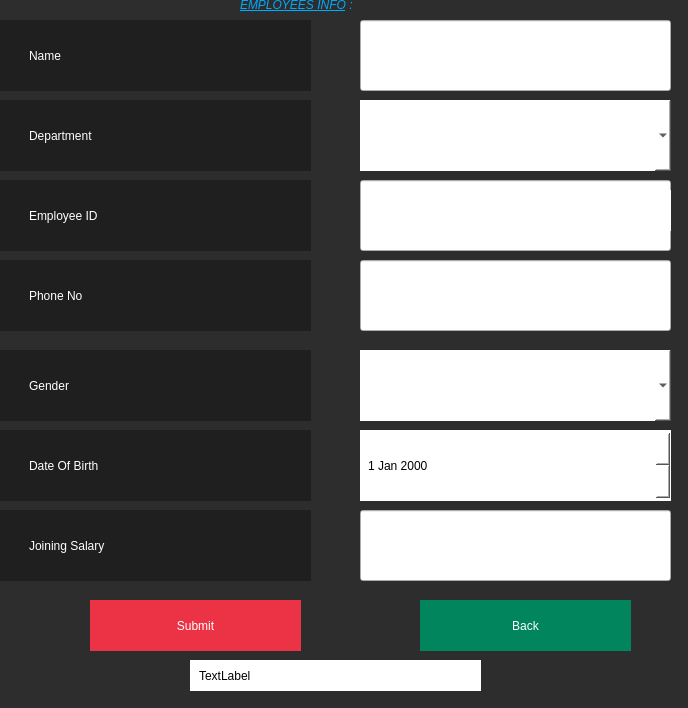
<?xml version="1.0" encoding="UTF-8"?>
<ui version="4.0">
 <class>AddEmp</class>
 <widget class="QDialog" name="AddEmp">
  <property name="geometry">
   <rect>
    <x>0</x>
    <y>0</y>
    <width>688</width>
    <height>708</height>
   </rect>
  </property>
  <property name="windowTitle">
   <string>Dialog</string>
  </property>
  <property name="styleSheet">
   <string notr="true">#AddEmp
{
	background:#2D2D2D;
}</string>
  </property>
  <widget class="QLabel" name="addconnection">
   <property name="geometry">
    <rect>
     <x>190</x>
     <y>660</y>
     <width>291</width>
     <height>31</height>
    </rect>
   </property>
   <property name="styleSheet">
    <string notr="true">#addconnection
{
	background:white;
	color:black;
	border:none;
	padding-left:6px;
}</string>
   </property>
   <property name="text">
    <string>TextLabel</string>
   </property>
  </widget>
  <widget class="QLabel" name="label">
   <property name="geometry">
    <rect>
     <x>0</x>
     <y>20</y>
     <width>311</width>
     <height>71</height>
    </rect>
   </property>
   <property name="styleSheet">
    <string notr="true">#label
{
	text-align:left;
	padding-left:26px;
	border:none;	
	color:white;	
	background:#1F1F1F;
}
#label:hover
{
	text-align:left;
	padding-left:26px;
	border:none;	
	color:white;	
	background:#333;
}</string>
   </property>
   <property name="text">
    <string>Name</string>
   </property>
  </widget>
  <widget class="QLabel" name="label_2">
   <property name="geometry">
    <rect>
     <x>0</x>
     <y>100</y>
     <width>311</width>
     <height>71</height>
    </rect>
   </property>
   <property name="styleSheet">
    <string notr="true">#label_2
{
	text-align:left;
	padding-left:26px;
	border:none;	
	color:white;	
	background:#1F1F1F;
}
#label_2:hover
{
	text-align:left;
	padding-left:26px;
	border:none;	
	color:white;	
	background:#333;
}</string>
   </property>
   <property name="text">
    <string>Department</string>
   </property>
  </widget>
  <widget class="QLabel" name="label_3">
   <property name="geometry">
    <rect>
     <x>0</x>
     <y>350</y>
     <width>311</width>
     <height>71</height>
    </rect>
   </property>
   <property name="styleSheet">
    <string notr="true">#label_3
{
	text-align:left;
	padding-left:26px;
	border:none;	
	color:white;	
	background:#1F1F1F;
}
#labe_3l:hover
{
	text-align:left;
	padding-left:26px;
	border:none;	
	color:white;	
	background:#333;
}</string>
   </property>
   <property name="text">
    <string>Gender</string>
   </property>
  </widget>
  <widget class="QLineEdit" name="Ename">
   <property name="geometry">
    <rect>
     <x>360</x>
     <y>20</y>
     <width>311</width>
     <height>71</height>
    </rect>
   </property>
   <property name="styleSheet">
    <string notr="true">#lineEdit_name
{
	background:white;
	color:black;
	border:none;
	padding-left:6px;
}</string>
   </property>
  </widget>
  <widget class="QComboBox" name="Egen">
   <property name="geometry">
    <rect>
     <x>360</x>
     <y>350</y>
     <width>311</width>
     <height>71</height>
    </rect>
   </property>
   <property name="styleSheet">
    <string notr="true">#Egen
{
	background:white;
	color:black;
	border:none;
	padding-left:6px;
}</string>
   </property>
  </widget>
  <widget class="QLabel" name="label_4">
   <property name="geometry">
    <rect>
     <x>0</x>
     <y>430</y>
     <width>311</width>
     <height>71</height>
    </rect>
   </property>
   <property name="styleSheet">
    <string notr="true">#label_4
{
	text-align:left;
	padding-left:26px;
	border:none;	
	color:white;	
	background:#1F1F1F;
}
#labe_4:hover
{
	text-align:left;
	padding-left:26px;
	border:none;	
	color:white;	
	background:#333;
}</string>
   </property>
   <property name="text">
    <string>Date Of Birth</string>
   </property>
  </widget>
  <widget class="QDateEdit" name="dateEdit">
   <property name="geometry">
    <rect>
     <x>360</x>
     <y>430</y>
     <width>311</width>
     <height>71</height>
    </rect>
   </property>
   <property name="styleSheet">
    <string notr="true">#dateEdit
{
	background:white;
	color:black;
	border:none;
	padding-left:6px;
}</string>
   </property>
  </widget>
  <widget class="QLabel" name="label_5">
   <property name="geometry">
    <rect>
     <x>0</x>
     <y>260</y>
     <width>311</width>
     <height>71</height>
    </rect>
   </property>
   <property name="styleSheet">
    <string notr="true">#label_5
{
	text-align:left;
	padding-left:26px;
	border:none;	
	color:white;	
	background:#1F1F1F;
}
#labe_5:hover
{
	text-align:left;
	padding-left:26px;
	border:none;	
	color:white;	
	background:#333;
}</string>
   </property>
   <property name="text">
    <string>Phone No</string>
   </property>
  </widget>
  <widget class="QLineEdit" name="Ephone">
   <property name="geometry">
    <rect>
     <x>360</x>
     <y>260</y>
     <width>311</width>
     <height>71</height>
    </rect>
   </property>
   <property name="styleSheet">
    <string notr="true">#lineEdit_PH
{
	background:white;
	color:black;
	border:none;
	padding-left:6px;
}</string>
   </property>
  </widget>
  <widget class="QLabel" name="label_6">
   <property name="geometry">
    <rect>
     <x>0</x>
     <y>510</y>
     <width>311</width>
     <height>71</height>
    </rect>
   </property>
   <property name="styleSheet">
    <string notr="true">#label_6
{
	text-align:left;
	padding-left:26px;
	border:none;	
	color:white;	
	background:#1F1F1F;
}
#labe_6:hover
{
	text-align:left;
	padding-left:26px;
	border:none;	
	color:white;	
	background:#333;
}</string>
   </property>
   <property name="text">
    <string>Joining Salary </string>
   </property>
  </widget>
  <widget class="QLineEdit" name="Ejon">
   <property name="geometry">
    <rect>
     <x>360</x>
     <y>510</y>
     <width>311</width>
     <height>71</height>
    </rect>
   </property>
   <property name="styleSheet">
    <string notr="true">#lineEdit_jo
{
	background:white;
	color:black;
	border:none;
	padding-left:6px;
}</string>
   </property>
  </widget>
  <widget class="QPushButton" name="SubButton">
   <property name="geometry">
    <rect>
     <x>90</x>
     <y>600</y>
     <width>211</width>
     <height>51</height>
    </rect>
   </property>
   <property name="styleSheet">
    <string notr="true">#SubButton
{
	background:#EC3245;
	border:none;
	color:white;
}

#SubButton:hover
{
	background:#2d2d2d;
	border:2px solid #EC3245;
	color:#EC3245;
}</string>
   </property>
   <property name="text">
    <string>Submit</string>
   </property>
  </widget>
  <widget class="QPushButton" name="BackButton">
   <property name="geometry">
    <rect>
     <x>420</x>
     <y>600</y>
     <width>211</width>
     <height>51</height>
    </rect>
   </property>
   <property name="styleSheet">
    <string notr="true">#BackButton
{
	background:#00855C;
	border:none;
	color:white;
}

#BackButton:hover
{
	background:#2D2D2D;
	border:2px solid #00855C;
	color:#00855C;
}</string>
   </property>
   <property name="text">
    <string>Back</string>
   </property>
  </widget>
  <widget class="QLabel" name="label_7">
   <property name="geometry">
    <rect>
     <x>240</x>
     <y>-30</y>
     <width>241</width>
     <height>71</height>
    </rect>
   </property>
   <property name="text">
    <string>&lt;html&gt;&lt;head/&gt;&lt;body&gt;&lt;p&gt;&lt;span style=&quot; font-style:italic; text-decoration: underline; color:#00aaff;&quot;&gt;EMPLOYEES INFO&lt;/span&gt;&lt;span style=&quot; font-style:italic; color:#00aaff;&quot;&gt; : &lt;/span&gt;&lt;/p&gt;&lt;/body&gt;&lt;/html&gt;</string>
   </property>
  </widget>
  <widget class="QLineEdit" name="Eid">
   <property name="geometry">
    <rect>
     <x>360</x>
     <y>180</y>
     <width>311</width>
     <height>71</height>
    </rect>
   </property>
  </widget>
  <widget class="QLabel" name="label_8">
   <property name="geometry">
    <rect>
     <x>0</x>
     <y>180</y>
     <width>311</width>
     <height>71</height>
    </rect>
   </property>
   <property name="styleSheet">
    <string notr="true">#label_8
{
	text-align:left;
	padding-left:26px;
	border:none;	
	color:white;	
	background:#1F1F1F;
}
#label_8:hover
{
	text-align:left;
	padding-left:26px;
	border:none;	
	color:white;	
	background:#333;
}</string>
   </property>
   <property name="text">
    <string>Employee ID</string>
   </property>
  </widget>
  <widget class="QPushButton" name="pushButton">
   <property name="geometry">
    <rect>
     <x>610</x>
     <y>190</y>
     <width>61</width>
     <height>41</height>
    </rect>
   </property>
   <property name="styleSheet">
    <string notr="true">#pushButton
{
	border:none;
	background:white;
}</string>
   </property>
   <property name="text">
    <string/>
   </property>
   <property name="icon">
    <iconset resource="Images.qrc">
     <normaloff>:/Assets/id_card.png</normaloff>:/Assets/id_card.png</iconset>
   </property>
   <property name="iconSize">
    <size>
     <width>32</width>
     <height>32</height>
    </size>
   </property>
  </widget>
  <widget class="QComboBox" name="Edep">
   <property name="geometry">
    <rect>
     <x>360</x>
     <y>100</y>
     <width>311</width>
     <height>71</height>
    </rect>
   </property>
   <property name="styleSheet">
    <string notr="true">#Edep
{
	background:white;
	color:black;
	border:none;
	padding-left:6px;
}</string>
   </property>
  </widget>
  <widget class="QLabel" name="label_9">
   <property name="geometry">
    <rect>
     <x>600</x>
     <y>440</y>
     <width>61</width>
     <height>51</height>
    </rect>
   </property>
   <property name="text">
    <string/>
   </property>
   <property name="pixmap">
    <pixmap resource="Images.qrc">:/Assets/cal.png</pixmap>
   </property>
  </widget>
 </widget>
 <resources>
  <include location="Images.qrc"/>
 </resources>
 <connections/>
</ui>
